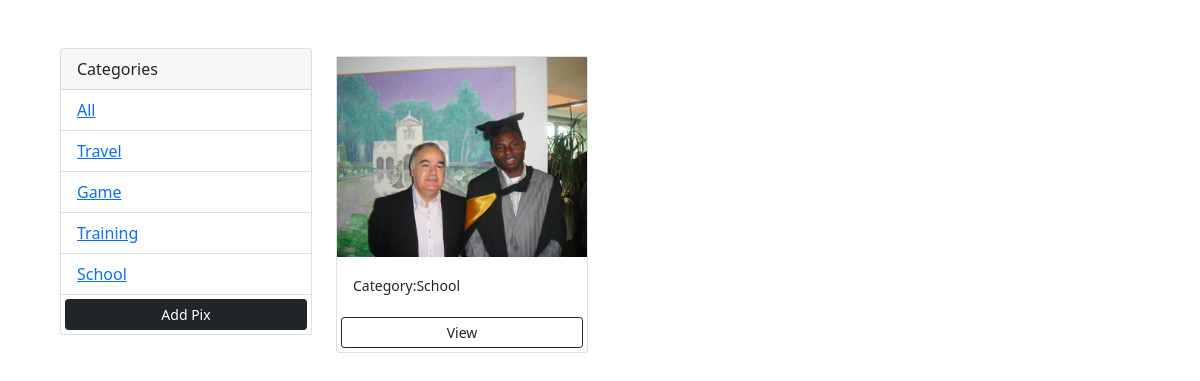
Screenshot of /?category=School with the database file from the repository.
### pix/models.py (models this page shows, shortened)
class Category(models.Model):
    name = models.CharField(max_length=100,null=False, blank=False)

class Pix(models.Model):
    category = models.ForeignKey(Category,on_delete=models.SET_NULL,null=True,blank=True)
    image = models.ImageField(null=False,blank=False)
    description = models.TextField()
    @property
    def imageURL(self):
        try:
            url = self.image.url
        except:
            url=''
        return url

### pix/views.py (the view)
# urls.py: path('',views.gallery,name='gallery'),
def gallery(request):
    category = request.GET.get('category')
    if category == None:
        pixs = Pix.objects.all()
    else:
        pixs = Pix.objects.filter(category__name = category)
    categories = Category.objects.all()
    context = {'categories':categories,'pixs':pixs}
    return render(request,'pix/gallery.html',context)

### pix/templates/pix/gallery.html (shortened to what this page needs)
<!DOCTYPE html>
<html lang="en">
<head>
<link href="https://cdn.jsdelivr.net/npm/bootstrap@5.0.0-beta1/dist/css/bootstrap.min.css" rel="stylesheet">
</head>
<body class="m-5">
    <div class="container">
        <div class="row">
            <div class="col-md-3">
                <div class="card">
                    <div class="card-header">
                      Categories
                    </div>
                    <ul class="list-group list-group-flush">
                      <li class="list-group-item">
                       <a href="{% url 'gallery' %}">All</a>
                      </li>
                      {% for category in categories %}
                      <li class="list-group-item">
                        <a href="{% url 'gallery' %}?category={{category.name}}">{{category.name}}</a>
                      </li>
                      {% endfor %}
                        <a href="{% url 'add' %}" class="btn btn-dark btn-block btn-sm m-1">Add Pix</a>
                    </ul>
                  </div>
            </div>
            <div class="col-md-9">
                <div class="row">
                  {% for  pix in pixs %}
                    <div class="col-md-4">
                        <div class="card my-2">
                            <img class="image-thumbnail" src="{{pix.imageURL}}" alt="Card image cap">
                            <div class="card-body">
                              <small>Category:{{pix.category.name}}</small>
                            </div>
                            <a  href="{% url 'pix' pix.id %}" class="btn btn-outline-dark btn-sm m-1">View</a>
                          </div>
                    </div>
                    {% empty %}
                    <h3>No pix .....</h3>
                    {% endfor %}
                </div>
            </div>
        </div>
    </div>
</body>
</html>

### pix/templates/pix/gallery.html (style rules this page uses)
.image-thumbnail { height: 200px; object-fit: cover; }

### rows the page displays
Category: name "Travel"
Category: name "Game"
Category: name "Training"
Category: name "School"
Pix: imageURL (picture), category.name "School"
